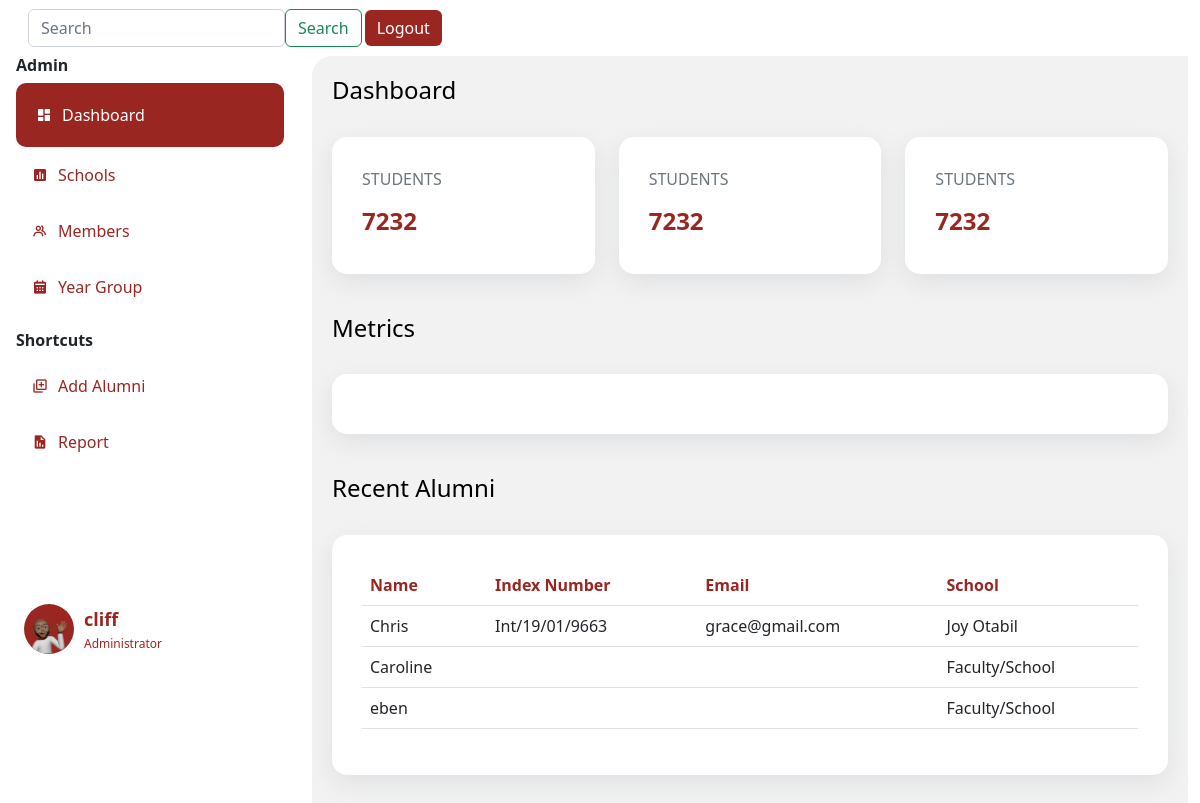
Before: /dashboard (signed in) with the older database file.
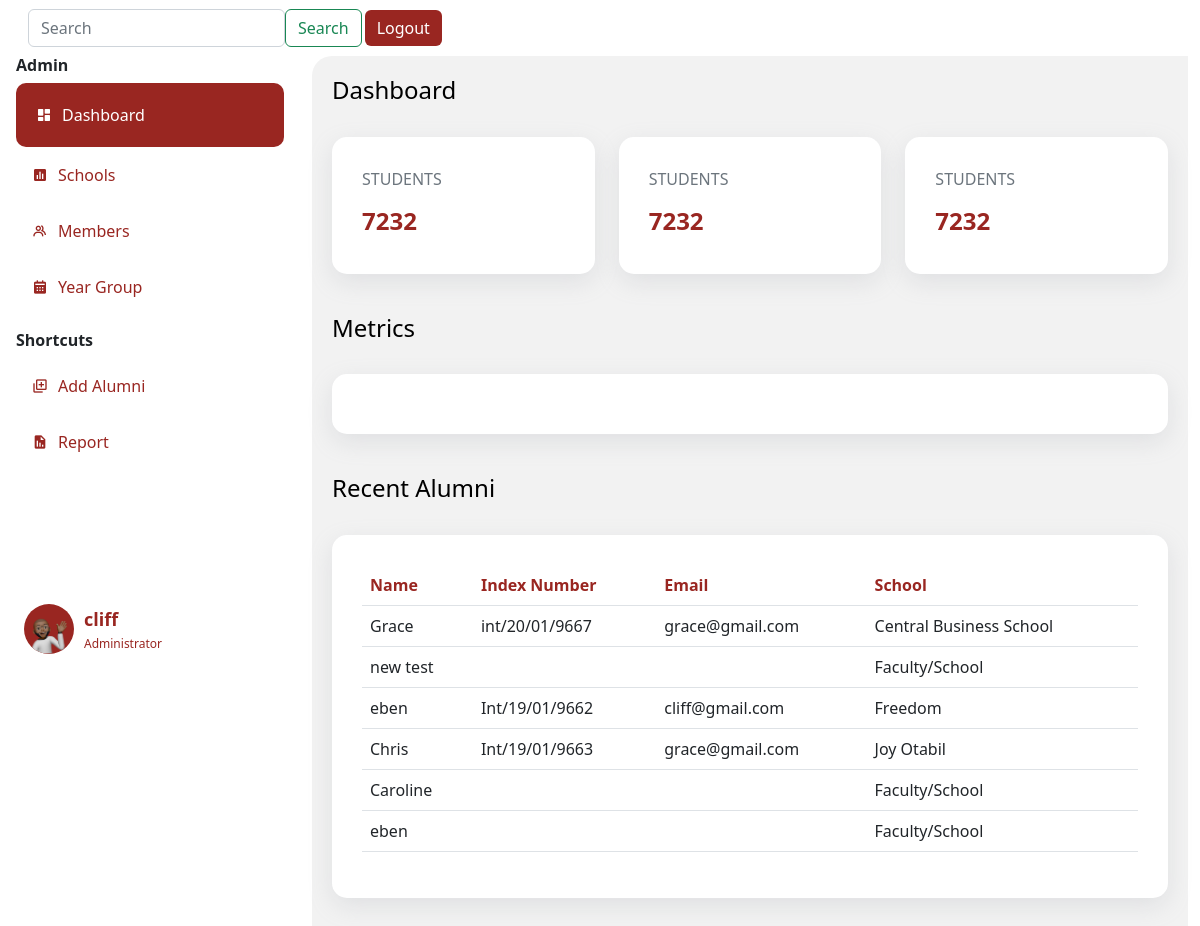
After: the same page with the newer database file.
### app.py (models this page shows, shortened)
class Person(db.Model, UserMixin):
    id= db.Column(db.Integer, primary_key=True)
    name= db.Column(db.String(200), nullable=True)
    yearCompleted= db.Column(db.String(200), nullable=True)
    nationality= db.Column(db.String(200), nullable=True)
    contact= db.Column(db.Integer(), nullable=True)
    email= db.Column(db.String(200), nullable=True)
    faculty= db.Column(db.String(200), nullable=True)
    hallofresidence= db.Column(db.String(200), nullable=True)
    password= db.Column(db.String(20))
    email= db.Column(db.String(20), nullable=True)
    phone= db.Column(db.String(10), nullable=True )

class User(db.Model,UserMixin):
    id= db.Column(db.Integer, primary_key=True)
    fullname= db.Column(db.String()  )
    indexnumber= db.Column(db.Integer())
    gender= db.Column(db.String()    )
    school= db.Column(db.String()    )
    department= db.Column(db.String()    )
    program= db.Column(db.String()   )
    completed= db.Column(db.Integer()     )
    admitted= db.Column(db.Integer()  )
    email= db.Column(db.String()     )
    telephone= db.Column(db.Integer()     )
    hall= db.Column(db.String()  )
    nationality= db.Column(db.String()   )
    address= db.Column(db.String()   )
    work= db.Column(db.String()  )
    guardian= db.Column(db.String()  )
    kin= db.Column(db.String()   )
    relationship= db.Column(db.String()  )
    marital= db.Column(db.String()   )
    health= db.Column(db.String()    )
    extra= db.Column(db.String()     )
    image_file = db.Column(db.String(20))

### app.py (the view)
@app.route('/dashboard', methods=['GET', 'POST'])
@login_required
def dashboard():
    users=User.query.order_by(User.id.desc()).all()
    print(users)
    if current_user == None:
        flash(f"There was a problem")
    return render_template('dashboard.html', title='dashboard',users=users)

### forms.py
class Search(FlaskForm):
    searched = StringField('Searched', validators=[DataRequired()])
    submit = SubmitField('Search')

### app.py (called while the page is built)
@login_manager.user_loader
def load_user(user_id):
    return Person.query.get(int(user_id))

@app.context_processor
def base():
    form=Search()
    return dict(form=form)

### templates/dashboard.html (shortened to what this page needs)
{% extends 'layout.html' %}
{% block body %}
  <h4>Dashboard</h4>
  <br>
  <div class="row" style="justify-content: space-between;">
    <div class="col-md-4 ">
      <div class="dashboard-item" data-aos="fade-up">
        <p class="text-muted">STUDENTS</p>
        <h4 class="dashboard-item-text" ><b>7232</b></h4>
      </div>
    </div>
    <div class="col-md-4 ">
      <div class="dashboard-item" data-aos="fade-up" data-aos-delay="300">
        <p class="text-muted">STUDENTS</p>
        <h4 class="dashboard-item-text" ><b>7232</b></h4>
      </div>
    </div>
    <div class="col-md-4 ">
      <div class="dashboard-item" data-aos="fade-up" data-aos-delay="900">
        <p class="text-muted">STUDENTS</p>
        <h4 class="dashboard-item-text" ><b>7232</b></h4>
      </div>
    </div>
  </div>
  <h4>Metrics</h4>
  <br>
  <div class="dashboard-item" data-aos="fade-up" data-aos-delay="1200">
  </div>
<h4>Recent Alumni</h4>
  <br>
  <div class="dashboard-item" data-aos="fade-up" data-aos-delay="1500">
    <table class="table" >
      <thead style="color: #992621;">
        <tr>
          <th scope="col">Name</th>
          <th scope="col">Index Number</th>
          <th scope="col">Email</th>
          <th scope="col">School</th>
        </tr>
      </thead>
      {%for user in users%}
      <tbody>
        <tr>
          <td>{{user.fullname}}</td>
          <td>{{user.indexnumber}}</td>
          <td>{{user.email}}</td>
          <td>{{user.school}}</td>
        </tr>
      </tbody>
    {% endfor %}
    </table>
  </div>
{% endblock body %}

### templates/layout.html (shortened to what this page needs)
<!doctype html>
<html lang="en">
  <head>
    <link rel="stylesheet" href="https://cdnjs.cloudflare.com/ajax/libs/font-awesome/5.15.3/css/all.min.css" />
    <link rel="stylesheet" type="text/css" href="{{ url_for('static', filename='css/newstyle.css')}}">
    <link href="https://unpkg.com/aos@2.3.1/dist/aos.css" rel="stylesheet">
    <link href='https://unpkg.com/boxicons@2.1.2/css/boxicons.min.css' rel='stylesheet'>
    <link href="https://cdn.jsdelivr.net/npm/bootstrap@5.2.1/dist/css/bootstrap.min.css" rel="stylesheet">
  </head>
  <body>
      <nav class="navbar navbar-expand-lg sticky-top" style="background: #fff; ">
        <div class="container-fluid">
          <div class="collapse navbar-collapse me-2" id="navbarSupportedContent" style="width: 100%;">
            <form class="d-flex " role="search" method='POST' action='{{url_for('search')}}' >
              <input class="form-control " type="search" name='searched' placeholder="Search" aria-label="Search">
              <button class="btn btn-outline-success" type="submit">Search</button>
                </form>
            <button class="btn" style="color: #fff; background: #992621; border: none; margin-left: 3px;" type="logout">
              <a href="{{url_for('logout')}}" style="text-decoration: none; color: #fff;">Logout</a>
            </button>
          </div>
        </div>
      </nav>
      <div class="container-fluid" >
        <div class="row" >
            <div class="col-3 px-1 position-fixed" id="sticky-sidebar">
              <div class="container" >
                  <div class="side-menu">
                    <h6 class="divider"><b>Admin </b></h6>
                    {% if title == 'dashboard' %}
                    <div class="side-nav-button-active">
                      <i class='bx bxs-dashboard icon'></i>
                      <a href="/dashboard" class="side-nav-button-text">Dashboard</a>
                    </div>
                    {% else %}
                    <div class="side-nav-button">
                      <i class='bx bxs-dashboard icon'></i>
                      <a href="/dashboard" class="side-nav-button-text">Dashboard</a>
                    </div>
                    {% endif %}
                    {% if title == "newschools" %}
                    <div class="side-nav-button-active">
                      <i class='bx bxs-bar-chart-square icon'></i>
                      <a href="/newschools" class="side-nav-button-text">Schools</a>
                    </div>
                    {% else %}
                    <div class="side-nav-button">
                      <i class='bx bxs-bar-chart-square icon'></i>
                      <a href="/newschools" class="side-nav-button-text">Schools</a>
                    </div>
                    {% endif %}
                    {% if title == "list" %}
                    <div class="side-nav-button-active">
                      <i class='bx bx-group icon' ></i>
                      <a href="/list" class="side-nav-button-text">Members</a>
                    </div>
                    {% else %}
                    <div class="side-nav-button">
                      <i class='bx bx-group icon' ></i>
                      <a href="/list" class="side-nav-button-text">Members</a>
                    </div>
                    {% endif %}
                    {% if title == "year" %}
                    <div class="side-nav-button-active">
                      <i class='bx bxs-calendar icon' ></i>
                      <a href="/year" class="side-nav-button-text">Year Group</a>
                    </div>
                    {% else %}
                    <div class="side-nav-button">
                      <i class='bx bxs-calendar icon' ></i>
                      <a href="/year" class="side-nav-button-text">Year Group</a>
                    </div>
                    {% endif %}
                  </div>
                  <div class="side-menu">
                    <h6 class="divider" style="margin-top: 2vh;"><b>Shortcuts</b> </h6>
                    {% if title == "addalumni" %}
                      <div class="side-nav-button-active">
                        <i class='bx bx-add-to-queue icon' ></i>
                        <a href="/addalumni" class="side-nav-button-text">Add Alumni</a>
                      </div>
                      {% else %}
                      <div class="side-nav-button">
                        <i class='bx bx-add-to-queue icon' ></i>
                        <a href="/addalumni" class="side-nav-button-text">Add Alumni</a>
                      </div>
                    {% endif %}
                    {% if title == "newreport" %}
                    <div class="side-nav-button-active">
                      <i class='bx bxs-report icon' ></i>
                      <a href="/newreport" class="side-nav-button-text">Report</a>
                    </div>
                    {% else %}
                    <div class="side-nav-button">
                      <i class='bx bxs-report icon' ></i>
                      <a href="/newreport" class="side-nav-button-text">Report</a>
                    </div>
                    {% endif %}
                  </div>
                  <div class="profile-details" style=" bottom: 0; padding-top: 50%;">
                    <div class="elipse" style="background: #992621; border-radius: 50%;">
                      <img src="static/img/memoji.png" alt="" width="100%" >
                    </div>
                    <div class="profile-info" style="padding-left: 10px;">
                      <div class="profile-name"><b>{{current_user.name}}</b> </div>
                      <div class="title">Administrator</div>
                    </div>
                  </div>
        </div>
            </div>
            <div class="col offset-3" id="main">
              <div class="container" style="background-color: #f2f2f2; padding: 20px; border-radius: 20px 0 0 0;">
              {% block body %}
              {% endblock%}
              </div>
            </div>
        </div>
    </div>
</body>
</html>

### static/css/newstyle.css (style rules this page uses)
body { background: #f2f2f2; }
.side-nav-button { padding: 16px; background-color: #fff; border-radius: 10px; color: #992621; display: flex; align-items: center; }
h4 { color: black; }
.side-nav-button-text { margin: 0; padding-left: 10px; }
.side-nav-button-active { padding: 20px; background-color: #992621; border-radius: 10px; color: #fff; display: flex; align-items: center; }
.side-nav-button a { text-decoration: none; color: #992621; }
.side-nav-button-active a { text-decoration: none; color: #fff; }
.dashboard-item { background-color: #fff; padding: 30px; border-radius: 15px; color: #fff; margin: 0; box-shadow: rgba(149, 157, 165, 0.2) 0px 8px 24px; margin-bottom: 5vh; justify-content: space-between; }
.dashboard-item-text { margin-top: 0; color: #992621; }
.profile-details { border-radius: 10px; padding: 8px; display: flex; align-items: center; }
.elipse img { width: 50px; height: 50px; border-radius: 50%; }
.profile-name { color: #992621; font-size: 18px; font-weight: 500; margin-bottom: 2px; }
.title { font-size: 12px; color: #992621; font-weight: 400; }

Changed rows visible on the page:
added User: fullname "Grace", indexnumber "int/20/01/9667", email "grace@gmail.com", school "Central Business School"
added User: fullname "new test", school "Faculty/School"
added User: fullname "eben", indexnumber "Int/19/01/9662", email "cliff@gmail.com", school "Freedom"
